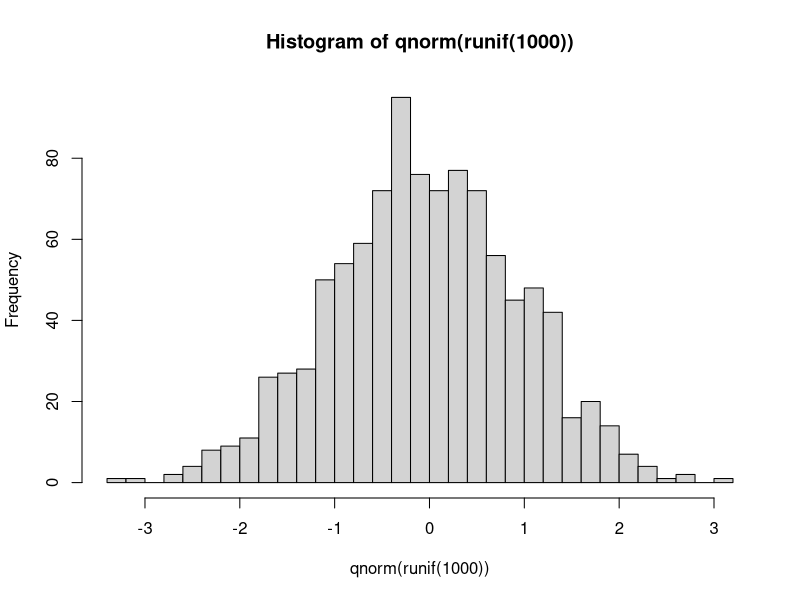

Generate this figure with R:
# Week 4 Exercises #

## EX 1 --------------------------------------------------------------

# The function below to takes 1000 uniform random variables, converts them 
# to normal using qnorm, then produces a histogram. 
# Re-write it in magrittr format 
hist(qnorm(runif(1000)), breaks = 30)

## EX 2 --------------------------------------------------------------

# Take the iris data (included by default in R) and write magrittr code that:
# 1) takes only those observations with sepal width > 3
# 2) computes the Petal.area as pi * Petal.length / 2 * Petal.width / 2
# 3) aggregates to produce the median Petal.area across species

## EX 3 --------------------------------------------------------------

# Write magrittr code to find the following subsets in the mtcars data set
# All cars with disp < 200 or wt > 3.3
# All cars with gear greater than or equal to 4 and cylinders equal to 6

## EX 4 --------------------------------------------------------------

# Here is a pretty inelegant function that provides the negative log likelihood 
# for a given vector assuming the data come from a N(0, 1) distribution
nll = function(x) -1 * sum(log(dnorm(x)))
nll(rnorm(10))
# Re-write nll in magrittr format

